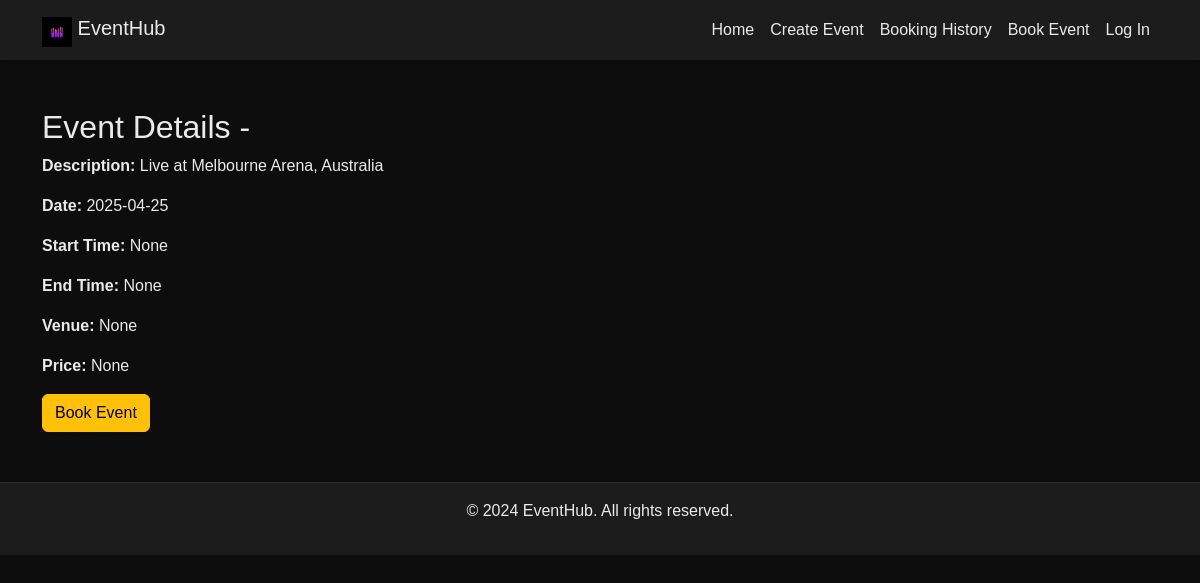
The app's page /event/1002 with its own data.
### website/models.py (models this page shows)
class Event(db.Model):
    __tablename__ = 'event'
    id = db.Column(db.Integer, primary_key=True)
    name = db.Column(db.String(100), nullable=False)
    description = db.Column(db.Text, nullable=False)
    date = db.Column(db.Date, nullable=False)
    start_time = db.Column(db.Time, nullable=False)
    end_time = db.Column(db.Time, nullable=False)
    venue = db.Column(db.String(300), nullable=False)
    price = db.Column(db.Float, nullable=False)
    status = db.Column(db.String(20), nullable=False)
    user_id = db.Column(db.Integer, db.ForeignKey('user.id'), nullable=False)
    bookings = db.relationship('Booking', back_populates='event', lazy=True)
    comments = db.relationship('Comment', back_populates='event', lazy=True)

### website/views.py (the view)
@main_bp.route('/event/<int:event_id>')
def event_details(event_id):
    event = Event.query.get_or_404(event_id)
    comments = Comment.query.filter_by(event_id=event_id).all()
    message = request.args.get('message')
    edit_mode = request.args.get('edit') == 'true'
    return render_template('EDetails.html', event=event, comments=comments, message=message)

### website/templates/EDetails.html (shortened to what this page needs)
<!DOCTYPE html>
<html lang="en">
<head>
    <link href="https://cdn.jsdelivr.net/npm/bootstrap@5.3.0/dist/css/bootstrap.min.css" rel="stylesheet">
    <link rel="stylesheet" href="{{ url_for('static', filename='css/homepage.css') }}">
</head>
<body>
    <nav class="navbar navbar-expand-lg navbar-dark sticky-top">
        <div class="container">
            <a class="navbar-brand" href="{{ url_for('main.homepage') }}">
                <img src="{{ url_for('static', filename='img/logo.jpg') }}" alt="Logo" width="30" height="30"
                    class="d-inline-block align-text-top">
                EventHub
            </a>
            <div class="collapse navbar-collapse" id="navbarNav">
                <ul class="navbar-nav ms-auto">
                    <li class="nav-item"><a class="nav-link" href="{{ url_for('main.homepage') }}">Home</a></li>
                    <li class="nav-item"><a class="nav-link" href="{{ url_for('main.create_event') }}">Create Event</a>
                    </li>
                    <li class="nav-item"><a class="nav-link" href="{{ url_for('main.booking_history') }}">Booking
                            History</a>
                    </li>
                    <li class="nav-item"><a class="nav-link active" href="{{ url_for('main.booking') }}">Book Event</a>
                    </li>
                    {% if current_user.is_authenticated %}
                    <li class="nav-item"><a class="nav-link" href="{{ url_for('auth.logout') }}">Log Out</a></li>
                    {% else %}
                    <li class="nav-item"><a class="nav-link" href="{{ url_for('auth.login') }}">Log In</a></li>
                    {% endif %}
                </ul>
            </div>
        </div>
    </nav>
    <main class="container my-5">
        <h2>Event Details - {{ event.title }}</h2>
        {% if edit_mode %}
            <form action="{{ url_for('main.edit_event', event_id=event.id) }}" method="POST">
                {{ form.hidden_tag() }}
                <div class="mb-3">
                    <label for="eventName" class="form-label">Event Name</label>
                    <input type="text" class="form-control" id="eventName" name="name" value="{{ event.name }}" required>
                </div>
                <div class="mb-3">
                    <label for="eventDescription" class="form-label">Description</label>
                    <textarea class="form-control" id="eventDescription" name="description" required>{{ event.description }}</textarea>
                </div>
                <div class="mb-3">
                    <label for="eventDate" class="form-label">Date</label>
                    <input type="date" class="form-control" id="eventDate" name="date" value="{{ event.date }}" required>
                </div>
                <div class="mb-3">
                    <label for="eventStartTime" class="form-label">Start Time</label>
                    <input type="time" class="form-control" id="eventStartTime" name="start_time" value="{{ event.start_time }}" required>
                </div>
                <div class="mb-3">
                    <label for="eventEndTime" class="form-label">End Time</label>
                    <input type="time" class="form-control" id="eventEndTime" name="end_time" value="{{ event.end_time }}">
                </div>
                <div class="mb-3">
                    <label for="eventVenue" class="form-label">Venue</label>
                    <input type="text" class="form-control" id="eventVenue" name="venue" value="{{ event.venue }}" required>
                </div>
                <div class="mb-3">
                    <label for="eventPrice" class="form-label">Ticket Price</label>
                    <input type="number" class="form-control" id="eventPrice" name="price" value="{{ event.price }}" required>
                </div>
                <button type="submit" class="btn btn-primary">Save Changes</button>
                <a href="{{ url_for('main.event_details', event_id=event.id) }}" class="btn btn-secondary">Cancel</a>
            </form>
        {% else %}
            <p><strong>Description:</strong> {{ event.description }}</p>
            <p><strong>Date:</strong> {{ event.date }}</p>
            <p><strong>Start Time:</strong> {{ event.start_time }}</p>
            <p><strong>End Time:</strong> {{ event.end_time }}</p>
            <p><strong>Venue:</strong> {{ event.venue }}</p>
            <p><strong>Price:</strong> {{ event.price }}</p>
        {% endif %}
        <form action="{{ url_for('main.booking') }}" method="POST" style="display:inline;">
            <button type="submit" class="btn btn-warning">Book Event</button>
        </form>
    </main>
    <footer class="text-center py-3">
        <div class="container">
            <p>&copy; 2024 EventHub. All rights reserved.</p>
        </div>
    </footer>
</body>
</html>

### website/static/css/homepage.css (style rules this page uses)
:root { --primary-bg: #0D0D0D; --secondary-bg: #1C1C1C; --primary-text: #EAEAEA; --secondary-text: #A5A5A5; --accent-red: #D32F2F; --accent-orange: #FF6F61; --button-hover: #E53935; --card-bg: #1C1C1C; --border-color: #2B2B2B; }
body { font-family: 'Optima', 'Arial', sans-serif; background-color: var(--primary-bg); color: var(--primary-text); margin: 0; padding: 0; scroll-behavior: smooth; }
.navbar { background-color: var(--secondary-bg); box-shadow: 0 2px 4px rgba(0, 0, 0, .2); position: sticky; top: 0; width: 100%; z-index: 1000; transition: background-color 0.3s, box-shadow 0.3s; }
.navbar-brand, .nav-link { color: var(--primary-text) !important; transition: color 0.3s; }
footer { background-color: var(--secondary-bg); color: var(--primary-text); padding: 20px 0; text-align: center; margin-top: 50px; border-top: 1px solid var(--border-color); }

### records on screen
Event: description "Live at Melbourne Arena, Australia", date "2025-04-25", start_time "None", end_time "None", venue "None", price "None"
